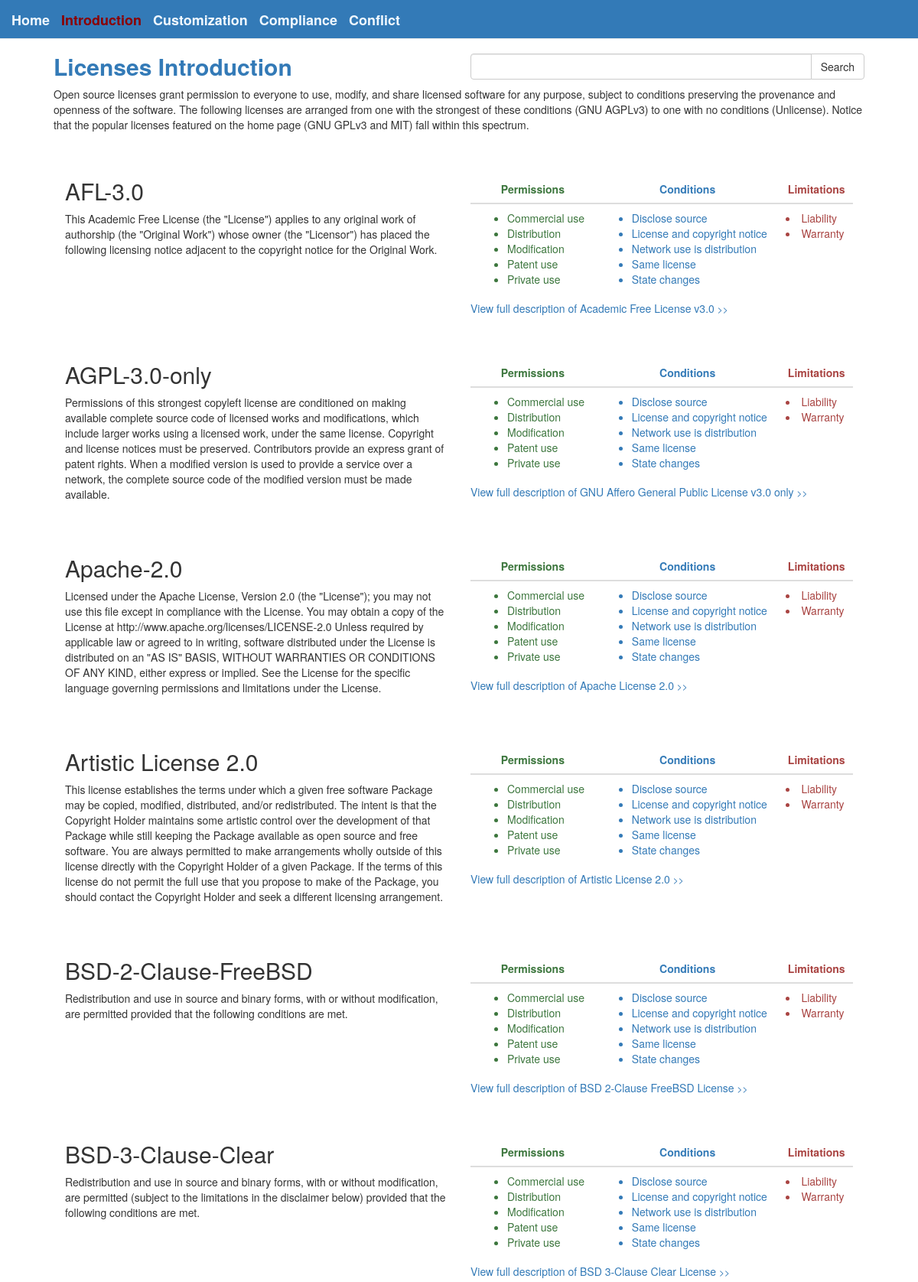
The app's page /license/introduction (upper part) with its own data.
### LicenseModel/models.py (models this page shows)
class license_description(models.Model):
    name = models.CharField(max_length=20)
    abbreviation = models.CharField(max_length=10)
    synopsis = models.TextField(null=True)
    content = models.TextField(null=True)
    permissions = models.IntegerField(null=True)
    conditions = models.IntegerField(null=True)
    limitations = models.IntegerField(null=True)
    text_key = models.TextField(null=True)
    csv_id = models.IntegerField(null=True)

class permission(models.Model):
    name = models.CharField(max_length=50)
    meaning = models.TextField(null=True)

class condition(models.Model):
    name = models.CharField(max_length=50)
    meaning = models.TextField(null=True)

class limitation(models.Model):
    name = models.CharField(max_length=50)
    meaning = models.TextField(null=True)

### Introduction/views.py (the view)
# urls.py: path('', views.index, name='index'),
def index(request):
    search_text = ''
    if request.POST:  # receive search text from search box
        search_text = request.POST['search-text']
    search_result = LM.searchLicense(search_text)
    ctx = {'lst': search_result}
    return render(request, "introduction.html", ctx)

### LicenseModel/models.py (called while the page is built)
def search_permissions(permission_num):
    search_result = []
    entry_count = permission.objects.all().count()
    for i in range(entry_count):
        if (permission_num >> i) & 1:  # treated as binary
            line = permission.objects.get(id=i + 1)
            tempEry = {'name': line.name, 'meaning': line.meaning}
            search_result.append(tempEry)
    return search_result

def search_conditions(condition_num):
    search_result = []
    entry_count = condition.objects.all().count()
    for i in range(entry_count):
        if (condition_num >> i) & 1:  # treated as binary
            line = condition.objects.get(id=i + 1)
            tempEry = {'name': line.name, 'meaning': line.meaning}
            search_result.append(tempEry)
    return search_result

def search_limitations(limitation_num):
    search_result = []
    entry_count = limitation.objects.all().count()
    for i in range(entry_count):
        if (limitation_num >> i) & 1:  # treated as binary
            line = limitation.objects.get(id=i + 1)
            tempEry = {'name': line.name, 'meaning': line.meaning}
            search_result.append(tempEry)
    return search_result

def searchLicense(search_text):
    search_result = []
    print(search_text)
    if search_text == '':
        entries = license_description.objects.all()
    else:
        entries = license_description.objects.filter(abbreviation__icontains=search_text)
    for entry in entries:
        permissions = search_permissions(entry.permissions)
        conditions = search_conditions(entry.conditions)
        limitations = search_limitations(entry.limitations)
        tempEry = {'name': entry.name, 'abbreviation': entry.abbreviation, 'synopsis': entry.synopsis,
                   'permissions': permissions, 'conditions': conditions, 'limitations': limitations}
        search_result.append(tempEry)
    return search_result

### templates/introduction.html (shortened to what this page needs)
<!DOCTYPE html>
<html>
<head>
    <link href="https://cdn.staticfile.org/twitter-bootstrap/3.3.7/css/bootstrap.min.css" rel="stylesheet">
</head>
<body>
<nav class="navbar navbar-default navbar-fixed-top">
    <div class="container-fluid bg-primary">
        <div class="navbar-header ">
            <a class="navbar-brand" href="/license" style="color: aliceblue"><strong>Home</strong></a>
            <a class="navbar-brand" href="/license/introduction" style="color: darkred"><strong>Introduction</strong></a>
            <a class="navbar-brand" href="/license/customization" style="color: aliceblue"><strong>Customization</strong></a>
            <a class="navbar-brand" href="/license/compliance" style="color: aliceblue"><strong>Compliance</strong></a>
            <a class="navbar-brand" href="/license/conflict" style="color: aliceblue"><strong>Conflict</strong></a>
        </div>
    </div>
</nav>
<div class="container" style="padding-top: 50px">
    <div style="margin: 0px 40px" class="col">
        <div class="row-md-6 row">
            <div class="col-md-6">
                <h2 class="text-primary"><strong>Licenses Introduction</strong></h2>
            </div>
            <div class="col-md-6" style="margin-top: 20px" >
                <form action="" method="post" enctype="multipart/form-data">
                    <div class="input-group">
                    <input type="text" class="form-control" id="search-text" name="search-text">
                    <span class="input-group-btn">
                    <button class="btn btn-default" type="submit">Search</button>
                    </span>
                    </div>
                </form>
            </div>
        </div>
        <div class="row-md-6">
            <p>Open source licenses grant permission to everyone to use, modify, and share licensed software for
        any purpose, subject to conditions preserving the provenance and openness of the software.
        The following licenses are arranged from one with the strongest of these conditions (GNU AGPLv3)
        to one with no conditions (Unlicense). Notice that the popular licenses featured on the home page
        (GNU GPLv3 and MIT) fall within this spectrum.</p>
        </div>
    </div>
    {% for line in lst %}
     <div class="row" style="margin: 40px;">
        <div class="col-md-6"  >
            <h2>{{ line.abbreviation }}</h2>
            <p>{{ line.synopsis }}</p>
        </div>
        <div class="col-md-6" >
            <table class="table" style="margin: 0;">
                <caption> </caption>
                <thead>
                <tr >
                    <th class="text-center text-success">Permissions</th>
                    <th class="text-center text-primary">Conditions</th>
                    <th class="text-center text-danger">Limitations</th>
                </tr>
                </thead>
                <tbody>
                <tr>
                    <td>
                        <ul class="text-success">
                            {% for permission in line.permissions %}
                            <li data-toggle="tooltip" data-placement="bottom" title="{{ permission.meaning }}">{{ permission.name }}</li>
                            {% endfor %}
                        </ul>
                    </td>
                    <td>
                        <ul class="text-primary">
                            {% for condition in line.conditions %}
                            <li data-toggle="tooltip" data-placement="bottom" title="{{ condition.meaning }}">{{ condition.name }}</li>
                            {% endfor %}
                        </ul>
                    </td>
                    <td
                        <ul class="text-danger">
                            {% for limitation in line.limitations %}
                            <li data-toggle="tooltip" data-placement="bottom" title="{{ limitation.meaning }}">{{ limitation.name }}</li>
                            {% endfor %}
                    </td>
                </tr>
                </tbody>
            </table>
            <a href="/license/introduction/{{ line.abbreviation }}">View full description of {{ line.name }} <small>>></small></a>
        </div>
    </div>
    {% endfor %}
</div>
</body>
</html>

### records on screen
license_description: abbreviation "AFL-3.0", synopsis "This Academic Free License (the \"License\") applies to any original work of authorship (the \"Original Work\") whose owner (the \"Licensor\") has placed the following licensing notice adjacent to the copyright notice for the Original Work.", name "Academic Free License v3.0"
permission: name "Commercial use" "Commercial use" "Commercial use" "Commercial use" "Commercial use" "Commercial use"
permission: name "Distribution" "Distribution" "Distribution" "Distribution" "Distribution" "Distribution"
permission: name "Modification" "Modification" "Modification" "Modification" "Modification" "Modification"
permission: name "Patent use" "Patent use" "Patent use" "Patent use" "Patent use" "Patent use"
permission: name "Private use" "Private use" "Private use" "Private use" "Private use" "Private use"
condition: name "Disclose source" "Disclose source" "Disclose source" "Disclose source" "Disclose source" "Disclose source"
condition: name "License and copyright notice" "License and copyright notice" "License and copyright notice" "License and copyright notice" "License and copyright notice" "License and copyright notice"
condition: name "Network use is distribution" "Network use is distribution" "Network use is distribution" "Network use is distribution" "Network use is distribution" "Network use is distribution"
condition: name "Same license" "Same license" "Same license" "Same license" "Same license" "Same license"
condition: name "State changes" "State changes" "State changes" "State changes" "State changes" "State changes"
limitation: name "Liability" "Liability" "Liability" "Liability" "Liability" "Liability"
limitation: name "Warranty" "Warranty" "Warranty" "Warranty" "Warranty" "Warranty"
license_description: abbreviation "AGPL-3.0-only", synopsis "Permissions of this strongest copyleft license are conditioned on making available complete source code of licensed works and modifications, which include larger works using a licensed work, under the same license. Copyright and license notices must be preserved. Contributors provide an express grant of patent rights. When a modified version is used to provide a service over a network, the complete source code of the modified version must be made available.", name "GNU Affero General Public License v3.0 only"
license_description: abbreviation "Apache-2.0", synopsis "Licensed under the Apache License, Version 2.0 (the \"License\"); you may not use this file except in compliance with the License. You may obtain a copy of the License at http://www.apache.org/licenses/LICENSE-2.0 Unless required by applicable law or agreed to in writing, software distributed under the License is distributed on an \"AS IS\" BASIS, WITHOUT WARRANTIES OR CONDITIONS OF ANY KIND, either express or implied. See the License for the specific language governing permissions and limitations under the License.", name "Apache License 2.0"
license_description: abbreviation "Artistic License 2.0", synopsis "This license establishes the terms under which a given free software Package may be copied, modified, distributed, and/or redistributed. The intent is that the Copyright Holder maintains some artistic control over the development of that Package while still keeping the Package available as open source and free software. You are always permitted to make arrangements wholly outside of this license directly with the Copyright Holder of a given Package. If the terms of this license do not permit the full use that you propose to make of the Package, you should contact the Copyright Holder and seek a different licensing arrangement.", name "Artistic License 2.0"
license_description: abbreviation "BSD-2-Clause-FreeBSD", synopsis "Redistribution and use in source and binary forms, with or without modification, are permitted provided that the following conditions are met.", name "BSD 2-Clause FreeBSD License"
license_description: abbreviation "BSD-3-Clause-Clear", synopsis "Redistribution and use in source and binary forms, with or without modification, are permitted (subject to the limitations in the disclaimer below) provided that the following conditions are met.", name "BSD 3-Clause Clear License"
